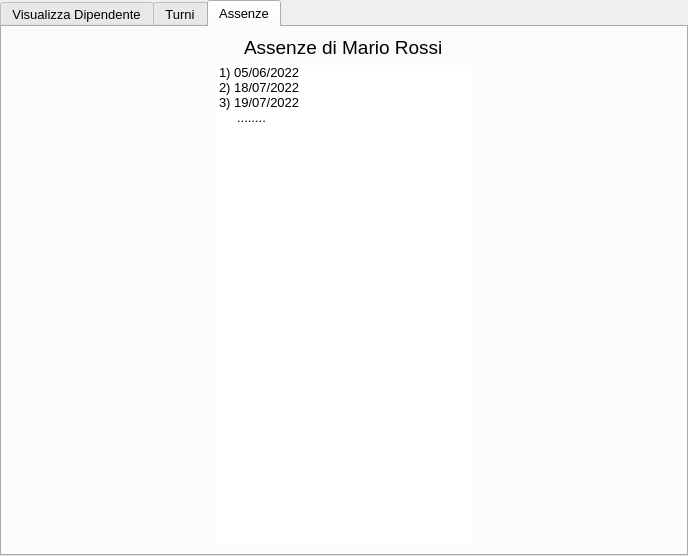
<?xml version="1.0" encoding="UTF-8"?>
<ui version="4.0">
 <class>TabWidget</class>
 <widget class="QTabWidget" name="TabWidget">
  <property name="geometry">
   <rect>
    <x>0</x>
    <y>0</y>
    <width>688</width>
    <height>556</height>
   </rect>
  </property>
  <property name="font">
   <font>
    <family>Arial</family>
    <pointsize>10</pointsize>
   </font>
  </property>
  <property name="windowTitle">
   <string>TabWidget</string>
  </property>
  <property name="currentIndex">
   <number>2</number>
  </property>
  <widget class="QWidget" name="tab">
   <attribute name="title">
    <string>Visualizza Dipendente</string>
   </attribute>
   <layout class="QGridLayout" name="gridLayout">
    <item row="1" column="1">
     <widget class="QGroupBox" name="groupBox">
      <property name="sizePolicy">
       <sizepolicy hsizetype="Preferred" vsizetype="Preferred">
        <horstretch>0</horstretch>
        <verstretch>0</verstretch>
       </sizepolicy>
      </property>
      <property name="font">
       <font>
        <family>Arial</family>
        <pointsize>12</pointsize>
       </font>
      </property>
      <property name="styleSheet">
       <string notr="true"/>
      </property>
      <property name="title">
       <string>Dati anagrafici</string>
      </property>
      <layout class="QVBoxLayout" name="verticalLayout_2">
       <item>
        <widget class="QLabel" name="label_3">
         <property name="font">
          <font>
           <family>Arial</family>
           <pointsize>11</pointsize>
          </font>
         </property>
         <property name="text">
          <string>Nome: Mario</string>
         </property>
        </widget>
       </item>
       <item>
        <widget class="QLabel" name="label_4">
         <property name="font">
          <font>
           <family>Arial</family>
           <pointsize>11</pointsize>
          </font>
         </property>
         <property name="text">
          <string>Cognome: Rossi</string>
         </property>
        </widget>
       </item>
       <item>
        <widget class="QLabel" name="label_5">
         <property name="font">
          <font>
           <family>Arial</family>
           <pointsize>11</pointsize>
          </font>
         </property>
         <property name="text">
          <string>Data di nascita: 01/01/2001</string>
         </property>
        </widget>
       </item>
       <item>
        <widget class="QLabel" name="label_6">
         <property name="font">
          <font>
           <family>Arial</family>
           <pointsize>11</pointsize>
          </font>
         </property>
         <property name="text">
          <string>Luogo di nascita: Roma</string>
         </property>
        </widget>
       </item>
      </layout>
     </widget>
    </item>
    <item row="1" column="2">
     <widget class="QGroupBox" name="groupBox_3">
      <property name="sizePolicy">
       <sizepolicy hsizetype="Preferred" vsizetype="Preferred">
        <horstretch>0</horstretch>
        <verstretch>0</verstretch>
       </sizepolicy>
      </property>
      <property name="font">
       <font>
        <family>Arial</family>
        <pointsize>12</pointsize>
       </font>
      </property>
      <property name="title">
       <string>Contatti</string>
      </property>
      <layout class="QFormLayout" name="formLayout_2">
       <item row="0" column="0">
        <widget class="QLabel" name="label_13">
         <property name="font">
          <font>
           <family>Arial</family>
           <pointsize>11</pointsize>
          </font>
         </property>
         <property name="text">
          <string>Email:</string>
         </property>
        </widget>
       </item>
       <item row="0" column="1">
        <widget class="QLineEdit" name="lineEdit_5">
         <property name="font">
          <font>
           <family>Arial</family>
           <pointsize>11</pointsize>
          </font>
         </property>
         <property name="text">
          <string>mariorossi@mail.com</string>
         </property>
         <property name="readOnly">
          <bool>true</bool>
         </property>
        </widget>
       </item>
       <item row="1" column="0">
        <widget class="QLabel" name="label_14">
         <property name="font">
          <font>
           <family>Arial</family>
           <pointsize>11</pointsize>
          </font>
         </property>
         <property name="text">
          <string>Cellulare:</string>
         </property>
        </widget>
       </item>
       <item row="1" column="1">
        <widget class="QLineEdit" name="lineEdit_6">
         <property name="font">
          <font>
           <family>Arial</family>
           <pointsize>11</pointsize>
          </font>
         </property>
         <property name="text">
          <string>3321903031</string>
         </property>
         <property name="readOnly">
          <bool>true</bool>
         </property>
        </widget>
       </item>
       <item row="2" column="0" colspan="2">
        <widget class="QWidget" name="widget_2" native="true">
         <property name="sizePolicy">
          <sizepolicy hsizetype="Preferred" vsizetype="Preferred">
           <horstretch>0</horstretch>
           <verstretch>0</verstretch>
          </sizepolicy>
         </property>
         <layout class="QGridLayout" name="gridLayout_3">
          <item row="0" column="0" alignment="Qt::AlignRight">
           <widget class="QPushButton" name="pushButton_2">
            <property name="font">
             <font>
              <family>Arial</family>
              <pointsize>11</pointsize>
             </font>
            </property>
            <property name="text">
             <string>Modifica</string>
            </property>
           </widget>
          </item>
         </layout>
        </widget>
       </item>
      </layout>
     </widget>
    </item>
    <item row="2" column="2">
     <widget class="QGroupBox" name="groupBox_4">
      <property name="font">
       <font>
        <family>Arial</family>
        <pointsize>12</pointsize>
       </font>
      </property>
      <property name="title">
       <string>Credenziali</string>
      </property>
      <layout class="QFormLayout" name="formLayout_3">
       <item row="0" column="0">
        <widget class="QLabel" name="label_15">
         <property name="font">
          <font>
           <family>Arial</family>
           <pointsize>11</pointsize>
          </font>
         </property>
         <property name="text">
          <string>Username:</string>
         </property>
        </widget>
       </item>
       <item row="0" column="1">
        <widget class="QLineEdit" name="lineEdit_7">
         <property name="font">
          <font>
           <family>Arial</family>
           <pointsize>11</pointsize>
          </font>
         </property>
         <property name="text">
          <string>user</string>
         </property>
         <property name="readOnly">
          <bool>true</bool>
         </property>
        </widget>
       </item>
       <item row="1" column="0">
        <widget class="QLabel" name="label_16">
         <property name="font">
          <font>
           <family>Arial</family>
           <pointsize>11</pointsize>
          </font>
         </property>
         <property name="text">
          <string>Password:</string>
         </property>
        </widget>
       </item>
       <item row="1" column="1">
        <widget class="QLineEdit" name="lineEdit_8">
         <property name="font">
          <font>
           <family>Arial</family>
           <pointsize>11</pointsize>
          </font>
         </property>
         <property name="text">
          <string>password</string>
         </property>
         <property name="echoMode">
          <enum>QLineEdit::Password</enum>
         </property>
         <property name="readOnly">
          <bool>true</bool>
         </property>
        </widget>
       </item>
       <item row="2" column="0" colspan="2">
        <widget class="QWidget" name="widget_3" native="true">
         <layout class="QGridLayout" name="gridLayout_4">
          <item row="0" column="0" alignment="Qt::AlignRight">
           <widget class="QPushButton" name="pushButton_3">
            <property name="font">
             <font>
              <family>Arial</family>
              <pointsize>11</pointsize>
             </font>
            </property>
            <property name="text">
             <string>Modifica</string>
            </property>
           </widget>
          </item>
         </layout>
        </widget>
       </item>
      </layout>
     </widget>
    </item>
    <item row="0" column="0" colspan="3">
     <widget class="QLabel" name="label_2">
      <property name="sizePolicy">
       <sizepolicy hsizetype="Expanding" vsizetype="Expanding">
        <horstretch>0</horstretch>
        <verstretch>0</verstretch>
       </sizepolicy>
      </property>
      <property name="font">
       <font>
        <family>Arial</family>
        <pointsize>20</pointsize>
       </font>
      </property>
      <property name="styleSheet">
       <string notr="true">background-color: rgb(100, 255, 17);
color: rgb(0, 85, 0);</string>
      </property>
      <property name="text">
       <string>Mario Rossi</string>
      </property>
      <property name="alignment">
       <set>Qt::AlignCenter</set>
      </property>
     </widget>
    </item>
    <item row="3" column="2">
     <spacer name="verticalSpacer">
      <property name="orientation">
       <enum>Qt::Vertical</enum>
      </property>
      <property name="sizeHint" stdset="0">
       <size>
        <width>20</width>
        <height>40</height>
       </size>
      </property>
     </spacer>
    </item>
    <item row="2" column="1" rowspan="2">
     <widget class="QGroupBox" name="groupBox_2">
      <property name="sizePolicy">
       <sizepolicy hsizetype="Expanding" vsizetype="Expanding">
        <horstretch>0</horstretch>
        <verstretch>0</verstretch>
       </sizepolicy>
      </property>
      <property name="font">
       <font>
        <family>Arial</family>
        <pointsize>12</pointsize>
       </font>
      </property>
      <property name="title">
       <string>Dati lavorativi</string>
      </property>
      <layout class="QFormLayout" name="formLayout">
       <property name="bottomMargin">
        <number>11</number>
       </property>
       <item row="1" column="0">
        <widget class="QLabel" name="label_7">
         <property name="font">
          <font>
           <family>Arial</family>
           <pointsize>11</pointsize>
          </font>
         </property>
         <property name="text">
          <string>Ruolo:</string>
         </property>
        </widget>
       </item>
       <item row="2" column="0">
        <widget class="QLabel" name="label_8">
         <property name="font">
          <font>
           <family>Arial</family>
           <pointsize>11</pointsize>
          </font>
         </property>
         <property name="text">
          <string>Turno:</string>
         </property>
        </widget>
       </item>
       <item row="3" column="0">
        <widget class="QLabel" name="label_9">
         <property name="font">
          <font>
           <family>Arial</family>
           <pointsize>11</pointsize>
          </font>
         </property>
         <property name="text">
          <string>IBAN:</string>
         </property>
        </widget>
       </item>
       <item row="3" column="1">
        <widget class="QLineEdit" name="lineEdit">
         <property name="font">
          <font>
           <family>Arial</family>
           <pointsize>11</pointsize>
          </font>
         </property>
         <property name="text">
          <string>28219303180482749210</string>
         </property>
         <property name="readOnly">
          <bool>true</bool>
         </property>
        </widget>
       </item>
       <item row="4" column="0">
        <widget class="QLabel" name="label_10">
         <property name="font">
          <font>
           <family>Arial</family>
           <pointsize>11</pointsize>
          </font>
         </property>
         <property name="text">
          <string>Stipendio (€):</string>
         </property>
        </widget>
       </item>
       <item row="4" column="1">
        <widget class="QLineEdit" name="lineEdit_2">
         <property name="font">
          <font>
           <family>Arial</family>
           <pointsize>11</pointsize>
          </font>
         </property>
         <property name="text">
          <string>1000</string>
         </property>
         <property name="readOnly">
          <bool>true</bool>
         </property>
        </widget>
       </item>
       <item row="5" column="0" colspan="2">
        <widget class="QWidget" name="widget" native="true">
         <property name="sizePolicy">
          <sizepolicy hsizetype="Expanding" vsizetype="Preferred">
           <horstretch>0</horstretch>
           <verstretch>0</verstretch>
          </sizepolicy>
         </property>
         <layout class="QGridLayout" name="gridLayout_2">
          <property name="bottomMargin">
           <number>0</number>
          </property>
          <item row="0" column="0" alignment="Qt::AlignRight">
           <widget class="QPushButton" name="pushButton">
            <property name="font">
             <font>
              <family>Arial</family>
              <pointsize>11</pointsize>
             </font>
            </property>
            <property name="text">
             <string>Modifica</string>
            </property>
           </widget>
          </item>
         </layout>
        </widget>
       </item>
       <item row="2" column="1">
        <widget class="QLineEdit" name="lineEdit_3">
         <property name="font">
          <font>
           <family>Arial</family>
           <pointsize>11</pointsize>
          </font>
         </property>
         <property name="text">
          <string>Mattina</string>
         </property>
         <property name="readOnly">
          <bool>true</bool>
         </property>
        </widget>
       </item>
       <item row="1" column="1">
        <widget class="QLineEdit" name="lineEdit_4">
         <property name="font">
          <font>
           <family>Arial</family>
           <pointsize>11</pointsize>
          </font>
         </property>
         <property name="text">
          <string>Receptionist</string>
         </property>
         <property name="readOnly">
          <bool>true</bool>
         </property>
        </widget>
       </item>
       <item row="0" column="0">
        <widget class="QLabel" name="label_11">
         <property name="font">
          <font>
           <family>Arial</family>
           <pointsize>11</pointsize>
          </font>
         </property>
         <property name="text">
          <string>ID:</string>
         </property>
        </widget>
       </item>
       <item row="0" column="1">
        <widget class="QLabel" name="label_12">
         <property name="font">
          <font>
           <family>Arial</family>
           <pointsize>11</pointsize>
          </font>
         </property>
         <property name="text">
          <string>1</string>
         </property>
        </widget>
       </item>
      </layout>
     </widget>
    </item>
   </layout>
  </widget>
  <widget class="QWidget" name="tab_2">
   <attribute name="title">
    <string>Turni</string>
   </attribute>
  </widget>
  <widget class="QWidget" name="tab_3">
   <attribute name="title">
    <string>Assenze</string>
   </attribute>
   <layout class="QVBoxLayout" name="verticalLayout">
    <item alignment="Qt::AlignHCenter">
     <widget class="QLabel" name="label">
      <property name="font">
       <font>
        <family>Arial</family>
        <pointsize>14</pointsize>
       </font>
      </property>
      <property name="text">
       <string>Assenze di Mario Rossi</string>
      </property>
     </widget>
    </item>
    <item alignment="Qt::AlignHCenter">
     <widget class="QListWidget" name="listWidget">
      <property name="frameShape">
       <enum>QFrame::NoFrame</enum>
      </property>
      <property name="editTriggers">
       <set>QAbstractItemView::NoEditTriggers</set>
      </property>
      <property name="resizeMode">
       <enum>QListView::Adjust</enum>
      </property>
      <property name="viewMode">
       <enum>QListView::ListMode</enum>
      </property>
      <item>
       <property name="text">
        <string>1) 05/06/2022</string>
       </property>
      </item>
      <item>
       <property name="text">
        <string>2) 18/07/2022</string>
       </property>
      </item>
      <item>
       <property name="text">
        <string>3) 19/07/2022</string>
       </property>
      </item>
      <item>
       <property name="text">
        <string>     ........</string>
       </property>
      </item>
     </widget>
    </item>
   </layout>
  </widget>
 </widget>
 <resources/>
 <connections/>
</ui>
